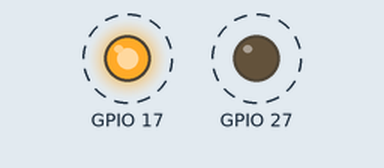
Simulated run of this program. Board: Raspberry Pi (BCM pin numbers). On the bench: output pins drawn as LEDs (lit = HIGH). Dashed ring = blinking.

Above: at 0.2 s.
Timing chart, 0 to 3.0 s (numbered marks = the images above):
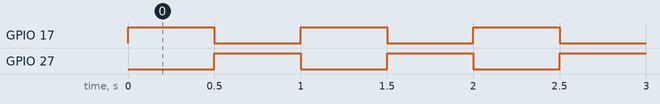

The program:

led.py
```python
import RPi.GPIO as GPIO
import time
GPIO.setmode(GPIO.BCM)
GPIO.setup(17, GPIO.OUT)
GPIO.setup(27, GPIO.OUT)
try:
	while 1==1:
		GPIO.output(17, True)
		GPIO.output(27, False)
		time.sleep(0.5) #Czas aktywności
		GPIO.output(17, False)
		GPIO.output(27, True)
		time.sleep(0.5) #Czas spoczynku
except KeyboardInterrupt: #Na wypadek CTRL+C
	GPIO.cleanup()
	exit()
```

Measured:
- by itself, GPIO 17, GPIO 27: alternates HIGH for 0.50 s and LOW for 0.50 s
